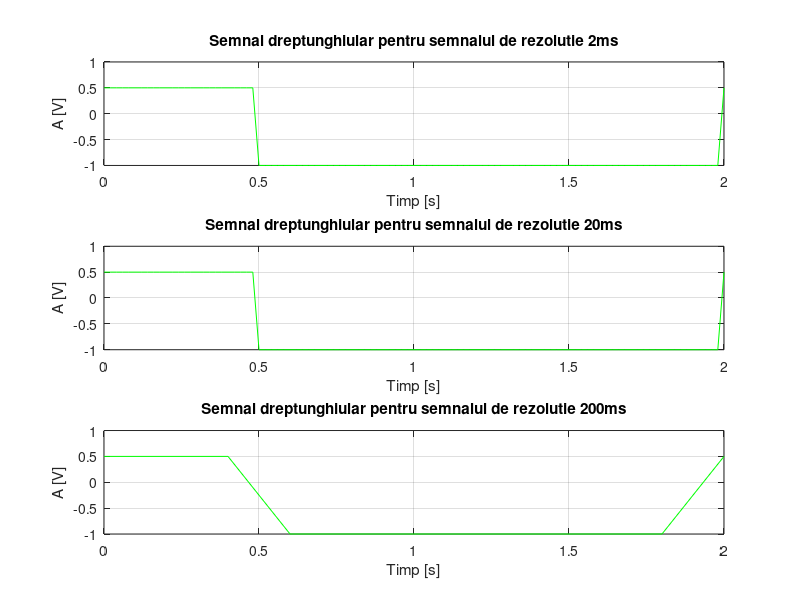

Write the MATLAB code that produced this figure.
%Semnal dreptunghiular periodic:
%duty=25%,T(perioada)=2s,Nivel maxim(A+):+0.5,Nivel minim(A-):-1

%semnal cu rezolutie temporara de 2ms (2ms=0.002s):
t=0:0.02:2; %rezolutia temporala de la 0 la 2ms
duty=25; 
f=0.5;%frecventa(f=1/T)
w=2*pi*f;
procent=0.75;
s=0.75*square(w*t,25)-0.25; %reprezentare semnal dreptunghiular
subplot(3,1,1)
plot(t,s,'g'),grid %functia folosita pentru reprezantarea grafica s in functie de t
title('Semnal dreptunghiular pentru semnalul de rezolutie 2ms') %titlul
xlabel('Timp [s]') % denumire axa ox
ylabel('A [V]') %denumire axa oy

%semnal cu rezolutie temporara de 20ms (20ms=0.02s):
t=0:0.02:2; %rezolutia temporala de la 0 la 20ms
duty=25; 
f=0.5;%frecventa(f=1/T)
w=2*pi*f;
procent=0.75;
x=0.75*square(w*t,25)-0.25; %reprezentare semnal dreptunghiular
subplot(3,1,2)
plot(t,x,'g'),grid %functia folosita pentru reprezantarea grafica s in functie de t
title('Semnal dreptunghiular pentru semnalul de rezolutie 20ms') %titlul
xlabel('Timp [s]') % denumire axa ox
ylabel('A [V]') %denumire axa oy

%semnal cu rezolutie temporara de 200ms (200ms=0.2s):
t=0:0.2:2; %rezolutia temporala de la 0 la 200ms
duty=25; 
f=0.5;%frecventa(f=1/T)
w=2*pi*f;
procent=0.75;
x=0.75*square(w*t,25)-0.25; %reprezentare semnal dreptunghiular
subplot(3,1,3)
plot(t,x,'g'),grid %functia folosita pentru reprezantarea grafica s in functie de t
title('Semnal dreptunghiular pentru semnalul de rezolutie 200ms') %titlul
xlabel('Timp [s]') % denumire axa ox
ylabel('A [V]') %denumire axa oy
